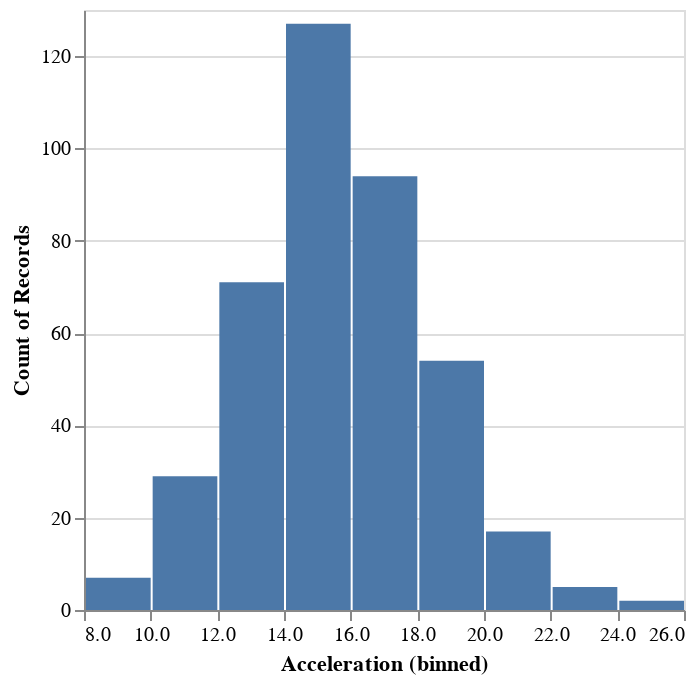

Notebook code for this chart:
### Markdown cell above
In `altair`, histogram is not a special type of visualization, but simply a plot with bars where a variable is binned and a counting aggregation function is used.

### Code cell
alt.Chart(cars).mark_bar().encode(
    x=alt.X('Acceleration', bin=True),
    y='count()'
)

### Figure 1 — Vega-Lite specification as saved in the notebook (floating-point values rounded to 4 significant figures; data arrays with more than 128 entries replaced by an {"elided": "..."} marker saying what was removed)
{"config": {"view": {"continuousWidth": 300, "continuousHeight": 300}}, "data": {"name": "data-cab73f27e67d5ff6b36fe04232c5ff83"}, "mark": {"type": "bar"}, "encoding": {"x": {"bin": true, "field": "Acceleration", "type": "quantitative"}, "y": {"aggregate": "count", "type": "quantitative"}}, "$schema": "https://vega.github.io/schema/vega-lite/v5.20.1.json", "datasets": {"data-cab73f27e67d5ff6b36fe04232c5ff83": {"elided": "406 records"}}}
